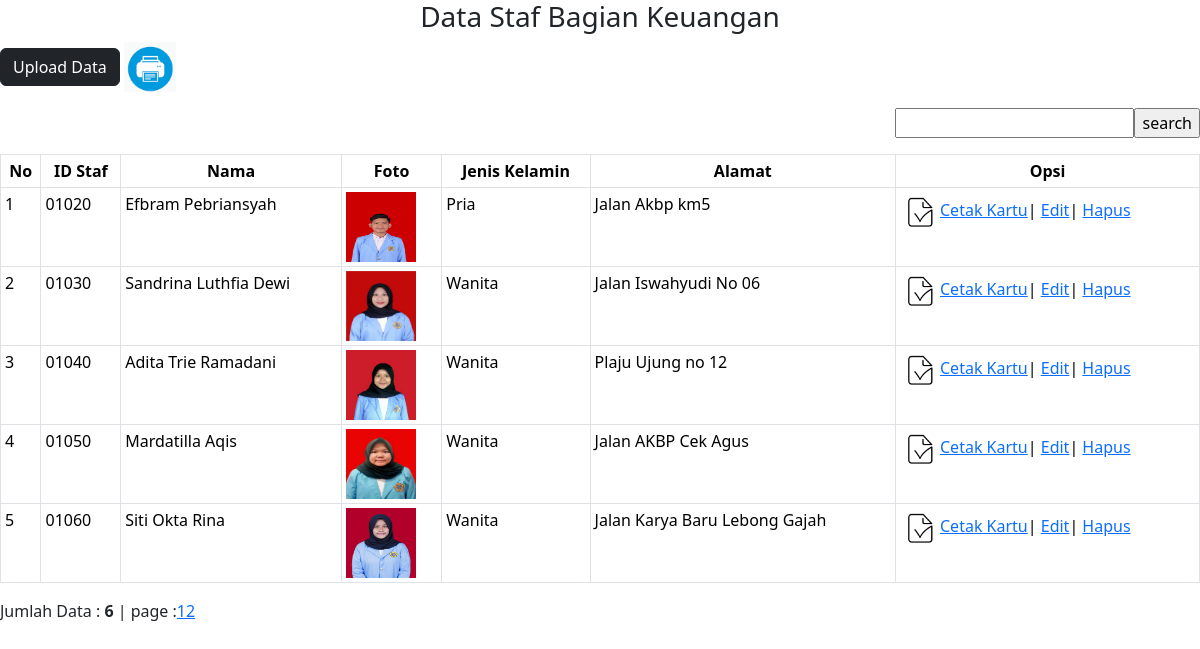
/pages/staf.php, run on the app's committed database.
### tables this page shows
CREATE TABLE `tbstaf` (
  `idstaf` varchar(5) NOT NULL,
  `nama` varchar(30) NOT NULL,
  `jeniskelamin` varchar(10) NOT NULL,
  `alamat` varchar(40) NOT NULL,
  `status` varchar(20) NOT NULL,
  `foto` varchar(50) NOT NULL
);

### pages/staf.php (the view, shortened to what this page needs)
<!DOCTYPE html>
<html lang="en">
<head>
  <link href="bs/bootstrap.min.css" rel="stylesheet">
</head>
<body>
<div id="label-page"><h3><center>Data Staf Bagian Keuangan</center></h3></div>
<div id="content">
	<p id="tombol-tambah-container"><a href="index.php?p=staf-input" class="tombol"><button type="button" class="btn btn-dark">Upload Data</button></a>
	<a target="_blank" href="pages/cetak.php"><img src="print.png" height="50px" height="50px"></a>
	<FORM CLASS="form-inline" METHOD="POST">
	<div align="right"><form method=post><input type="text" name="pencarian"><input type="submit" name="search" value="search" class="tombol"></form>
	</FORM>
	</p>
	<table id="tabel-tampil" class="table table-bordered table-sm">
		<tr>
			<th id="label-tampil-no"><center>No</center></td>
			<th><center>ID Staf</center></th>
			<th><center>Nama</center></th>
			<th><center>Foto</center></th>
			<th><center>Jenis Kelamin</center></th>
			<th><center>Alamat</center></th>
			<th id="label-opsi"><center>Opsi</center></th>
		</tr>
		<?php
		$batas = 5;
		extract($_GET);
		if(empty($hal)){
			$posisi = 0;
			$hal = 1;
			$nomor = 1;
		}
		else {
			$posisi = ($hal - 1) * $batas;
			$nomor = $posisi+1;
		}
		if($_SERVER['REQUEST_METHOD'] == "POST"){
			$pencarian = trim(mysqli_real_escape_string($db, $_POST['pencarian']));
			if($pencarian != ""){
				$sql = "SELECT * FROM tbstaf WHERE nama LIKE '%$pencarian%'
						OR idstaf LIKE '%$pencarian%'
						OR jeniskelamin LIKE '%$pencarian%'
						OR alamat LIKE '%$pencarian%'";
				$query = $sql;
				$queryJml = $sql;
			}
			else {
				$query = "SELECT * FROM tbstaf LIMIT $posisi, $batas";
				$queryJml = "SELECT * FROM tbstaf";
				$no = $posisi * 1;
			}
		}
		else {
			$query = "SELECT * FROM tbstaf LIMIT $posisi, $batas";
			$queryJml = "SELECT * FROM tbstaf";
		}
		$q_tampil_staf = mysqli_query($db, $query);
		if(mysqli_num_rows($q_tampil_staf)>0)
		{
		while($r_tampil_staf=mysqli_fetch_array($q_tampil_staf)){
			if(empty($r_tampil_staf['foto'])or($r_tampil_staf['foto']=='-'))
				$foto = "admin-no-photo.jpg";
			else
				$foto = $r_tampil_staf['foto'];
		?>
		<tr>
			<td><?php echo $nomor; ?></td>
			<td><?php echo $r_tampil_staf['idstaf']; ?></td>
			<td><?php echo $r_tampil_staf['nama']; ?></td>
			<td><img src="images/<?php echo $foto; ?>" width=70px height=70px></td>
			<td><?php echo $r_tampil_staf['jeniskelamin']; ?></td>
			<td><?php echo $r_tampil_staf['alamat']; ?></td>
			<td>
				<div class="tombol-opsi-container"><a target="_blank" href="pages/cetak_kartu.php?id=<?php echo $r_tampil_staf['idstaf'];?>" class="tombol"><img src="images/a (1).png" width="40px">Cetak Kartu</a>|
				<a href="index.php?p=staf-edit&id=<?php echo $r_tampil_staf['idstaf'];?>" class="tombol">Edit</a>|
				<a href="proses/staf-hapus.php?id=<?php echo $r_tampil_staf['idstaf']; ?>" onclick = "return confirm ('Apakah Anda Yakin Akan Menghapus Data Ini?')" class="tombol">Hapus</a></div>
			</td>
		</tr>
		<?php $nomor++; }
		}
		else {
			echo "<tr><td colspan=6>Data Tidak Ditemukan</td></tr>";
		}?>
	</table>
	<?php
	if(isset($_POST['pencarian'])){
	if($_POST['pencarian']!=''){
		echo "<div style=\"float:left;\">";
		$jml = mysqli_num_rows(mysqli_query($db, $queryJml));
		echo "Data Hasil Pencarian: <b>$jml</b>";
		echo "</div>";
	}
	}
	else{ ?>
		<div style="float: left;">
		<?php
			$jml = mysqli_num_rows(mysqli_query($db, $queryJml));
			echo "Jumlah Data : <b>$jml</b> | page :";
		?>
		</div>
		<div class="pagination">
				<?php
				$jml_hal = ceil($jml/$batas);
				for($i=1; $i<=$jml_hal; $i++){
					if($i != $hal){
						echo "<a href=\"?p=staf&hal=$i\">$i</a>";
					}
					else {
						echo "<a class=\"active\">$i</a>";
					}
				}
				?>
		</div>
	<?php
	}
	?>
</div>

### pages/staf.php (style rules this page uses)
.pagination { padding:0px; float:left; }

### data on the page
tbstaf: idstaf "01020", nama "Efbram Pebriansyah", foto (picture), jeniskelamin "Pria", alamat "Jalan Akbp km5"
tbstaf: idstaf "01030", nama "Sandrina Luthfia Dewi", foto (picture), jeniskelamin "Wanita", alamat "Jalan Iswahyudi No 06"
tbstaf: idstaf "01040", nama "Adita Trie Ramadani", foto (picture), jeniskelamin "Wanita", alamat "Plaju Ujung no 12"
tbstaf: idstaf "01050", nama "Mardatilla Aqis", foto (picture), jeniskelamin "Wanita", alamat "Jalan AKBP Cek Agus"
tbstaf: idstaf "01060", nama "Siti Okta Rina", foto (picture), jeniskelamin "Wanita", alamat "Jalan Karya Baru Lebong Gajah"

### other printed values
$jml "6"
